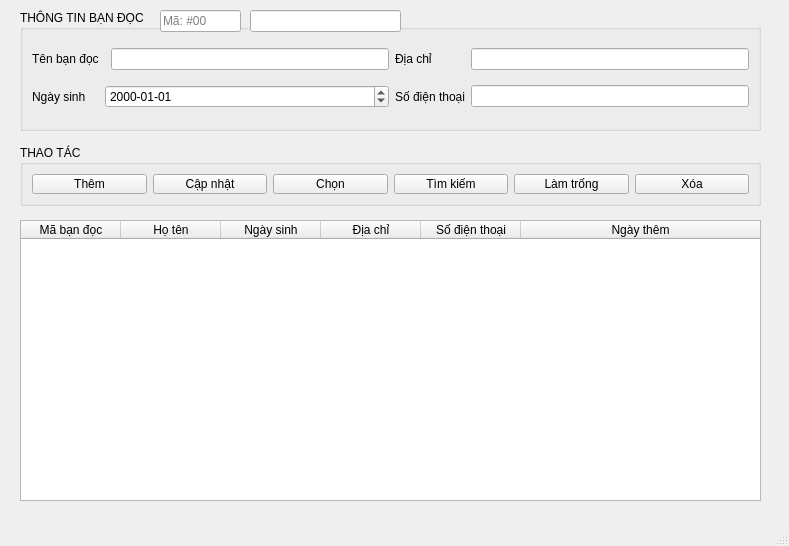
<?xml version="1.0" encoding="UTF-8"?>
<ui version="4.0">
 <class>ql_bandocWindow</class>
 <widget class="QMainWindow" name="ql_bandocWindow">
  <property name="geometry">
   <rect>
    <x>0</x>
    <y>0</y>
    <width>789</width>
    <height>546</height>
   </rect>
  </property>
  <property name="windowTitle">
   <string>Quản lý bạn đọc</string>
  </property>
  <property name="windowIcon">
   <iconset>
    <normaloff>C:/Users/nguye/OneDrive/Hình ảnh/donga.jpg</normaloff>C:/Users/nguye/OneDrive/Hình ảnh/donga.jpg</iconset>
  </property>
  <widget class="QWidget" name="centralwidget">
   <widget class="QGroupBox" name="groupBox">
    <property name="geometry">
     <rect>
      <x>20</x>
      <y>10</y>
      <width>741</width>
      <height>121</height>
     </rect>
    </property>
    <property name="title">
     <string>THÔNG TIN BẠN ĐỌC</string>
    </property>
    <layout class="QGridLayout" name="gridLayout_2">
     <item row="0" column="0">
      <widget class="QLabel" name="label_4">
       <property name="text">
        <string>Tên bạn đọc</string>
       </property>
      </widget>
     </item>
     <item row="1" column="4">
      <widget class="QLineEdit" name="soDienThoai_lineEdit"/>
     </item>
     <item row="0" column="4">
      <widget class="QLineEdit" name="diaChi_lineEdit"/>
     </item>
     <item row="1" column="3">
      <widget class="QLabel" name="label_7">
       <property name="text">
        <string>Số điện thoại</string>
       </property>
      </widget>
     </item>
     <item row="0" column="3">
      <widget class="QLabel" name="label_6">
       <property name="text">
        <string>Địa chỉ</string>
       </property>
      </widget>
     </item>
     <item row="1" column="0">
      <widget class="QLabel" name="label_5">
       <property name="text">
        <string>Ngày sinh</string>
       </property>
      </widget>
     </item>
     <item row="0" column="2">
      <widget class="QLineEdit" name="hoTen_lineEdit"/>
     </item>
     <item row="1" column="1" colspan="2">
      <widget class="QDateEdit" name="dateEdit">
       <property name="displayFormat">
        <string>yyyy-MM-dd</string>
       </property>
      </widget>
     </item>
    </layout>
   </widget>
   <widget class="QGroupBox" name="groupBox_2">
    <property name="geometry">
     <rect>
      <x>20</x>
      <y>145</y>
      <width>741</width>
      <height>61</height>
     </rect>
    </property>
    <property name="title">
     <string>THAO TÁC</string>
    </property>
    <layout class="QGridLayout" name="gridLayout_3">
     <item row="0" column="0">
      <widget class="QPushButton" name="them_pushButton">
       <property name="text">
        <string>Thêm</string>
       </property>
       <property name="icon">
        <iconset>
         <normaloff>icon/add_circle_24dp_FILL0_wght400_GRAD0_opsz24.svg</normaloff>icon/add_circle_24dp_FILL0_wght400_GRAD0_opsz24.svg</iconset>
       </property>
      </widget>
     </item>
     <item row="0" column="1">
      <widget class="QPushButton" name="capNhat_pushButton">
       <property name="text">
        <string>Cập nhật</string>
       </property>
       <property name="icon">
        <iconset>
         <normaloff>icon/sync_24dp_FILL0_wght400_GRAD0_opsz24.svg</normaloff>icon/sync_24dp_FILL0_wght400_GRAD0_opsz24.svg</iconset>
       </property>
      </widget>
     </item>
     <item row="0" column="2">
      <widget class="QPushButton" name="chon_pushButton">
       <property name="text">
        <string>Chọn</string>
       </property>
       <property name="icon">
        <iconset>
         <normaloff>icon/check_box_24dp_FILL0_wght400_GRAD0_opsz24.svg</normaloff>icon/check_box_24dp_FILL0_wght400_GRAD0_opsz24.svg</iconset>
       </property>
      </widget>
     </item>
     <item row="0" column="3">
      <widget class="QPushButton" name="timKiem_pushButton">
       <property name="text">
        <string>Tìm kiếm</string>
       </property>
       <property name="icon">
        <iconset>
         <normaloff>icon/search_24dp_FILL0_wght400_GRAD0_opsz24.svg</normaloff>icon/search_24dp_FILL0_wght400_GRAD0_opsz24.svg</iconset>
       </property>
      </widget>
     </item>
     <item row="0" column="4">
      <widget class="QPushButton" name="clear_pushButton">
       <property name="text">
        <string>Làm trống</string>
       </property>
       <property name="icon">
        <iconset>
         <normaloff>icon/backspace_24dp_FILL0_wght400_GRAD0_opsz24.svg</normaloff>icon/backspace_24dp_FILL0_wght400_GRAD0_opsz24.svg</iconset>
       </property>
      </widget>
     </item>
     <item row="0" column="5">
      <widget class="QPushButton" name="xoa_pushButton">
       <property name="text">
        <string>Xóa</string>
       </property>
       <property name="icon">
        <iconset>
         <normaloff>icon/delete_24dp_FILL0_wght400_GRAD0_opsz24.svg</normaloff>icon/delete_24dp_FILL0_wght400_GRAD0_opsz24.svg</iconset>
       </property>
      </widget>
     </item>
    </layout>
   </widget>
   <widget class="QTableWidget" name="tableWidget">
    <property name="geometry">
     <rect>
      <x>20</x>
      <y>220</y>
      <width>741</width>
      <height>281</height>
     </rect>
    </property>
    <property name="focusPolicy">
     <enum>Qt::NoFocus</enum>
    </property>
    <property name="showGrid">
     <bool>false</bool>
    </property>
    <property name="columnCount">
     <number>6</number>
    </property>
    <attribute name="horizontalHeaderStretchLastSection">
     <bool>true</bool>
    </attribute>
    <attribute name="verticalHeaderVisible">
     <bool>false</bool>
    </attribute>
    <column>
     <property name="text">
      <string>Mã bạn đọc</string>
     </property>
    </column>
    <column>
     <property name="text">
      <string>Họ tên</string>
     </property>
    </column>
    <column>
     <property name="text">
      <string>Ngày sinh</string>
     </property>
    </column>
    <column>
     <property name="text">
      <string>Địa chỉ</string>
     </property>
    </column>
    <column>
     <property name="text">
      <string>Số điện thoại</string>
     </property>
    </column>
    <column>
     <property name="text">
      <string>Ngày thêm</string>
     </property>
    </column>
   </widget>
   <widget class="QLineEdit" name="soLuongRow">
    <property name="geometry">
     <rect>
      <x>250</x>
      <y>10</y>
      <width>151</width>
      <height>22</height>
     </rect>
    </property>
    <property name="styleSheet">
     <string notr="true"/>
    </property>
    <property name="text">
     <string/>
    </property>
    <property name="readOnly">
     <bool>true</bool>
    </property>
    <property name="placeholderText">
     <string/>
    </property>
   </widget>
   <widget class="QLineEdit" name="maRow">
    <property name="geometry">
     <rect>
      <x>160</x>
      <y>10</y>
      <width>81</width>
      <height>22</height>
     </rect>
    </property>
    <property name="styleSheet">
     <string notr="true"/>
    </property>
    <property name="text">
     <string/>
    </property>
    <property name="readOnly">
     <bool>true</bool>
    </property>
    <property name="placeholderText">
     <string>Mã: #00</string>
    </property>
   </widget>
  </widget>
  <widget class="QStatusBar" name="statusbar"/>
  <widget class="QMenuBar" name="menubar">
   <property name="geometry">
    <rect>
     <x>0</x>
     <y>0</y>
     <width>789</width>
     <height>21</height>
    </rect>
   </property>
  </widget>
 </widget>
 <resources/>
 <connections/>
</ui>
